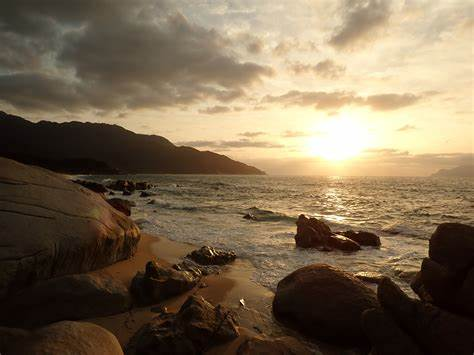
#> input picture image.jpg, 474 x 355 px
$ python main.py
#> lines starting #> are read from the running program, lines starting #| are printed output that depends on the picture
import cv2
import matplotlib.pyplot as plt
image= cv2.imread('image.jpg')
#> image is the input picture: shape (355, 474, 3); mean B, G, R 81.1, 104.8, 122
grey_image= cv2.GaussianBlur(image,(5,5),cv2.BORDER_DEFAULT)
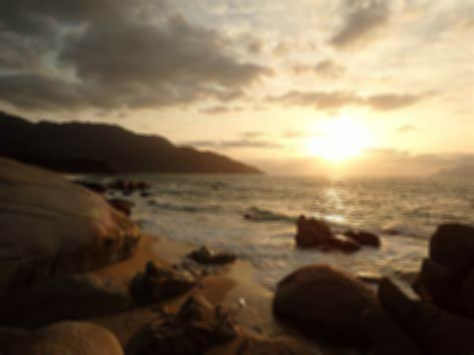
#> grey_image: shape (355, 474, 3); mean B, G, R 81.1, 104.8, 122
plt.imshow(grey_image)
plt.show()

$ run again, with house.jpg copied over image.jpg
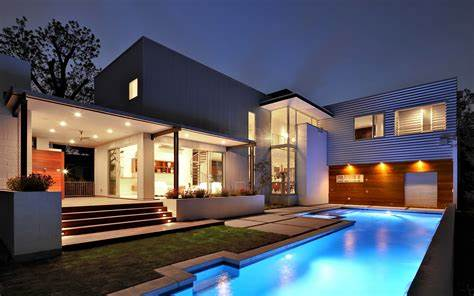
#> input picture house.jpg, 474 x 296 px
#> image is the input picture: shape (296, 474, 3); mean B, G, R 96.8, 88.1, 88.9
#> `grey_image= cv2.GaussianBlur(image,(5,5),cv2.BORDER_DEFAULT)`:
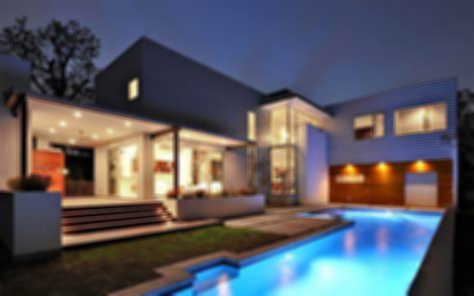
#> grey_image: shape (296, 474, 3); mean B, G, R 96.8, 88.1, 88.9
